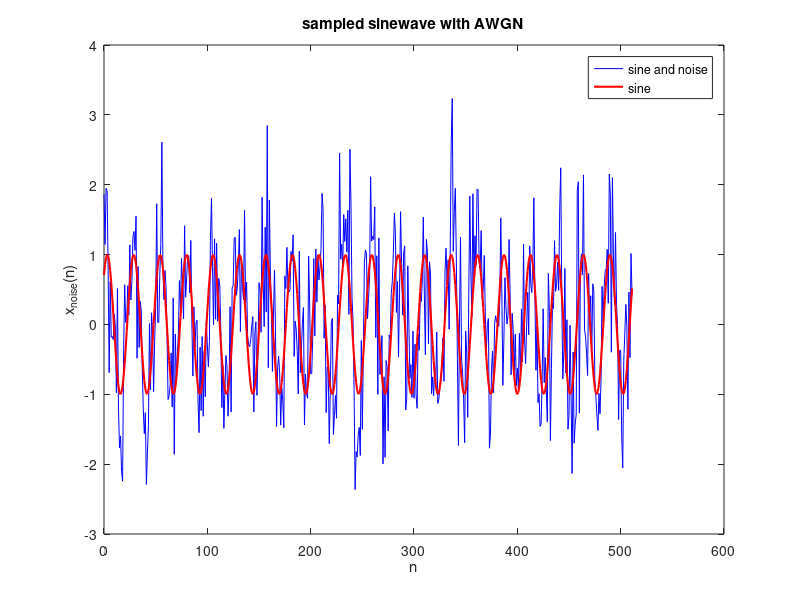

Write the MATLAB code that produced this figure.
% CA CFAR Algorhytmus
clear all;
close all;
clc;

% CA CFAR Parameters
N  = 512;   %Sample Size
NG = 1;     %Guard Cells
NR = 10;    %Reference Cells
PFA = 10^-6; %Probability of False Alarm


%%%
% Test Data Generation
%%%

% sine Parameters
A0 = 1;
fs = 256;
ks1 = 20.0;
phase1 = -pi/4;

f1 = fs/N*ks1;

% abgetatstet und "kontinuierlich"
n = 0:(N-1);
x = A0*cos(2*pi*f1/fs*n + phase1); %- 0.5*sin(2*pi*f2/fs*n + phase2);

% noise
A0eff = A0/sqrt(2);
sinePower = A0eff^2;
noise = A0eff*randn(N,1);

% signal and noise
xnoise = x+noise';

% Plot sinus mit noise
figure(1)
plot(n,xnoise,'b');
hold on
plot(n,x,'r','LineWidth',1.5);
xlabel 'n'
ylabel 'x_{noise}(n)'
title('sampled sinewave with AWGN');
legend('sine and noise','sine')


% Spectral computation

figure(2) %plot the spectra



%%%
% CFAR
%%%

% Implement here your CA-CFAR Algorithmn

figure(2) %Plot the resulting threshold in the spectra plot


% give back the number of targets
